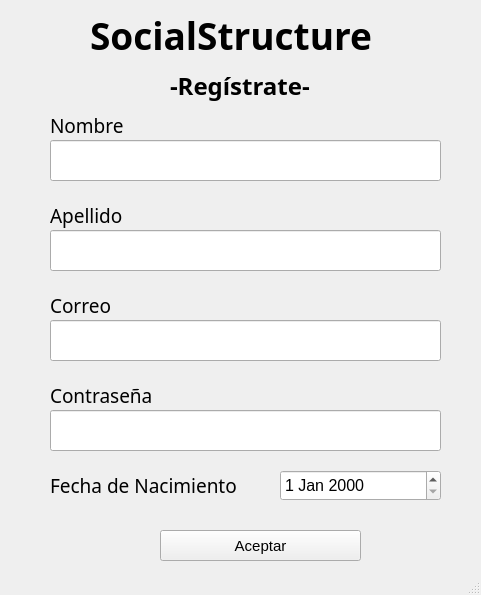
<?xml version="1.0" encoding="UTF-8"?>
<ui version="4.0">
 <class>SignUp</class>
 <widget class="QMainWindow" name="SignUp">
  <property name="geometry">
   <rect>
    <x>0</x>
    <y>0</y>
    <width>481</width>
    <height>595</height>
   </rect>
  </property>
  <property name="windowTitle">
   <string>Registro</string>
  </property>
  <widget class="QWidget" name="centralwidget">
   <widget class="QLabel" name="label">
    <property name="geometry">
     <rect>
      <x>90</x>
      <y>-10</y>
      <width>431</width>
      <height>91</height>
     </rect>
    </property>
    <property name="font">
     <font>
      <family>Cascadia Mono SemiBold</family>
      <pointsize>28</pointsize>
      <bold>true</bold>
     </font>
    </property>
    <property name="text">
     <string>SocialStructure</string>
    </property>
   </widget>
   <widget class="QLabel" name="label_2">
    <property name="geometry">
     <rect>
      <x>170</x>
      <y>40</y>
      <width>241</width>
      <height>91</height>
     </rect>
    </property>
    <property name="font">
     <font>
      <family>Cascadia Mono SemiBold</family>
      <pointsize>18</pointsize>
      <bold>true</bold>
     </font>
    </property>
    <property name="text">
     <string>-Regístrate-</string>
    </property>
   </widget>
   <widget class="QLabel" name="label_3">
    <property name="geometry">
     <rect>
      <x>50</x>
      <y>110</y>
      <width>81</width>
      <height>31</height>
     </rect>
    </property>
    <property name="font">
     <font>
      <family>Gill Sans MT</family>
      <pointsize>14</pointsize>
     </font>
    </property>
    <property name="text">
     <string>Nombre</string>
    </property>
   </widget>
   <widget class="QLabel" name="label_4">
    <property name="geometry">
     <rect>
      <x>50</x>
      <y>200</y>
      <width>81</width>
      <height>31</height>
     </rect>
    </property>
    <property name="font">
     <font>
      <family>Gill Sans MT</family>
      <pointsize>14</pointsize>
     </font>
    </property>
    <property name="text">
     <string>Apellido</string>
    </property>
   </widget>
   <widget class="QLabel" name="label_5">
    <property name="geometry">
     <rect>
      <x>50</x>
      <y>290</y>
      <width>81</width>
      <height>31</height>
     </rect>
    </property>
    <property name="font">
     <font>
      <family>Gill Sans MT</family>
      <pointsize>14</pointsize>
     </font>
    </property>
    <property name="text">
     <string>Correo</string>
    </property>
   </widget>
   <widget class="QLabel" name="label_6">
    <property name="geometry">
     <rect>
      <x>50</x>
      <y>380</y>
      <width>111</width>
      <height>31</height>
     </rect>
    </property>
    <property name="font">
     <font>
      <family>Gill Sans MT</family>
      <pointsize>14</pointsize>
     </font>
    </property>
    <property name="text">
     <string>Contraseña</string>
    </property>
   </widget>
   <widget class="QLabel" name="label_7">
    <property name="geometry">
     <rect>
      <x>50</x>
      <y>470</y>
      <width>211</width>
      <height>31</height>
     </rect>
    </property>
    <property name="font">
     <font>
      <family>Gill Sans MT</family>
      <pointsize>14</pointsize>
     </font>
    </property>
    <property name="text">
     <string>Fecha de Nacimiento</string>
    </property>
   </widget>
   <widget class="QPushButton" name="pushButton_aceptar">
    <property name="geometry">
     <rect>
      <x>160</x>
      <y>530</y>
      <width>201</width>
      <height>31</height>
     </rect>
    </property>
    <property name="font">
     <font>
      <pointsize>11</pointsize>
     </font>
    </property>
    <property name="text">
     <string>Aceptar</string>
    </property>
   </widget>
   <widget class="QLineEdit" name="lineEdit_nombre">
    <property name="geometry">
     <rect>
      <x>50</x>
      <y>140</y>
      <width>391</width>
      <height>41</height>
     </rect>
    </property>
    <property name="font">
     <font>
      <pointsize>14</pointsize>
     </font>
    </property>
    <property name="text">
     <string/>
    </property>
   </widget>
   <widget class="QLineEdit" name="lineEdit_2_apellido">
    <property name="geometry">
     <rect>
      <x>50</x>
      <y>230</y>
      <width>391</width>
      <height>41</height>
     </rect>
    </property>
    <property name="font">
     <font>
      <pointsize>14</pointsize>
     </font>
    </property>
    <property name="text">
     <string/>
    </property>
   </widget>
   <widget class="QLineEdit" name="lineEdit_3_correo">
    <property name="geometry">
     <rect>
      <x>50</x>
      <y>320</y>
      <width>391</width>
      <height>41</height>
     </rect>
    </property>
    <property name="font">
     <font>
      <pointsize>14</pointsize>
     </font>
    </property>
    <property name="text">
     <string/>
    </property>
   </widget>
   <widget class="QLineEdit" name="lineEdit_4_password">
    <property name="geometry">
     <rect>
      <x>50</x>
      <y>410</y>
      <width>391</width>
      <height>41</height>
     </rect>
    </property>
    <property name="font">
     <font>
      <pointsize>14</pointsize>
     </font>
    </property>
    <property name="autoFillBackground">
     <bool>false</bool>
    </property>
    <property name="inputMethodHints">
     <set>Qt::InputMethodHint::ImhHiddenText|Qt::InputMethodHint::ImhNoAutoUppercase|Qt::InputMethodHint::ImhNoPredictiveText|Qt::InputMethodHint::ImhSensitiveData</set>
    </property>
    <property name="text">
     <string/>
    </property>
   </widget>
   <widget class="QDateEdit" name="dateEdit_fechaNac">
    <property name="geometry">
     <rect>
      <x>280</x>
      <y>470</y>
      <width>161</width>
      <height>31</height>
     </rect>
    </property>
    <property name="font">
     <font>
      <pointsize>12</pointsize>
     </font>
    </property>
   </widget>
  </widget>
  <widget class="QStatusBar" name="statusbar"/>
 </widget>
 <resources/>
 <connections/>
</ui>
